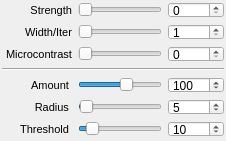
     <widget class="QWidget" name="USMTab">
      <attribute name="title">
       <string extracomment="Tab Title, keep the order please">Grad/USM</string>
      </attribute>
      <layout class="QGridLayout" name="gridLayout_6">
       <property name="leftMargin">
        <number>2</number>
       </property>
       <property name="topMargin">
        <number>2</number>
       </property>
       <property name="rightMargin">
        <number>2</number>
       </property>
       <property name="bottomMargin">
        <number>4</number>
       </property>
       <property name="horizontalSpacing">
        <number>6</number>
       </property>
       <item row="5" column="0">
        <widget class="QLabel" name="bSphWaveletUsmAmount_label">
         <property name="sizePolicy">
          <sizepolicy hsizetype="Fixed" vsizetype="Preferred">
           <horstretch>0</horstretch>
           <verstretch>0</verstretch>
          </sizepolicy>
         </property>
         <property name="minimumSize">
          <size>
           <width>70</width>
           <height>16</height>
          </size>
         </property>
         <property name="maximumSize">
          <size>
           <width>125</width>
           <height>16</height>
          </size>
         </property>
         <property name="font">
          <font>
           <pointsize>8</pointsize>
          </font>
         </property>
         <property name="frameShape">
          <enum>QFrame::NoFrame</enum>
         </property>
         <property name="text">
          <string>Amount </string>
         </property>
         <property name="alignment">
          <set>Qt::AlignRight|Qt::AlignTrailing|Qt::AlignVCenter</set>
         </property>
        </widget>
       </item>
       <item row="5" column="1">
        <widget class="QSlider" name="bSphWaveletUsmAmount_slider">
         <property name="minimum">
          <number>-50</number>
         </property>
         <property name="maximum">
          <number>200</number>
         </property>
         <property name="value">
          <number>100</number>
         </property>
         <property name="orientation">
          <enum>Qt::Horizontal</enum>
         </property>
        </widget>
       </item>
       <item row="6" column="0">
        <widget class="QLabel" name="bSphWaveletUsmRadius_label">
         <property name="sizePolicy">
          <sizepolicy hsizetype="Fixed" vsizetype="Preferred">
           <horstretch>0</horstretch>
           <verstretch>0</verstretch>
          </sizepolicy>
         </property>
         <property name="minimumSize">
          <size>
           <width>70</width>
           <height>16</height>
          </size>
         </property>
         <property name="maximumSize">
          <size>
           <width>125</width>
           <height>16</height>
          </size>
         </property>
         <property name="font">
          <font>
           <pointsize>8</pointsize>
          </font>
         </property>
         <property name="text">
          <string>Radius </string>
         </property>
         <property name="alignment">
          <set>Qt::AlignRight|Qt::AlignTrailing|Qt::AlignVCenter</set>
         </property>
        </widget>
       </item>
       <item row="6" column="1">
        <widget class="QSlider" name="bSphWaveletUsmRadius_slider">
         <property name="minimum">
          <number>0</number>
         </property>
         <property name="maximum">
          <number>250</number>
         </property>
         <property name="value">
          <number>5</number>
         </property>
         <property name="orientation">
          <enum>Qt::Horizontal</enum>
         </property>
        </widget>
       </item>
       <item row="7" column="0">
        <widget class="QLabel" name="bSphWaveletUsmThreshold_label">
         <property name="sizePolicy">
          <sizepolicy hsizetype="Fixed" vsizetype="Preferred">
           <horstretch>0</horstretch>
           <verstretch>0</verstretch>
          </sizepolicy>
         </property>
         <property name="minimumSize">
          <size>
           <width>70</width>
           <height>16</height>
          </size>
         </property>
         <property name="maximumSize">
          <size>
           <width>125</width>
           <height>16</height>
          </size>
         </property>
         <property name="font">
          <font>
           <pointsize>8</pointsize>
          </font>
         </property>
         <property name="text">
          <string>Threshold </string>
         </property>
         <property name="alignment">
          <set>Qt::AlignRight|Qt::AlignTrailing|Qt::AlignVCenter</set>
         </property>
        </widget>
       </item>
       <item row="7" column="1">
        <widget class="QSlider" name="bSphWaveletUsmThreshold_slider">
         <property name="minimum">
          <number>0</number>
         </property>
         <property name="maximum">
          <number>100</number>
         </property>
         <property name="value">
          <number>10</number>
         </property>
         <property name="orientation">
          <enum>Qt::Horizontal</enum>
         </property>
        </widget>
       </item>
       <item row="1" column="0">
        <widget class="QLabel" name="bSphWaveletLLStrength_lbl">
         <property name="minimumSize">
          <size>
           <width>70</width>
           <height>16</height>
          </size>
         </property>
         <property name="maximumSize">
          <size>
           <width>125</width>
           <height>16</height>
          </size>
         </property>
         <property name="font">
          <font>
           <pointsize>8</pointsize>
          </font>
         </property>
         <property name="text">
          <string>Strength</string>
         </property>
         <property name="alignment">
          <set>Qt::AlignRight|Qt::AlignTrailing|Qt::AlignVCenter</set>
         </property>
        </widget>
       </item>
       <item row="1" column="1">
        <widget class="QSlider" name="bSphWaveletLLStrength_slider">
         <property name="maximum">
          <number>100</number>
         </property>
         <property name="orientation">
          <enum>Qt::Horizontal</enum>
         </property>
        </widget>
       </item>
       <item row="1" column="2">
        <widget class="QSpinBox" name="bSphWaveletLLStrength_edit">
         <property name="minimumSize">
          <size>
           <width>56</width>
           <height>16</height>
          </size>
         </property>
         <property name="maximumSize">
          <size>
           <width>56</width>
           <height>16</height>
          </size>
         </property>
         <property name="maximum">
          <number>100</number>
         </property>
        </widget>
       </item>
       <item row="2" column="1">
        <widget class="QSlider" name="bSphWaveletLLiter_slider">
         <property name="minimum">
          <number>1</number>
         </property>
         <property name="maximum">
          <number>10</number>
         </property>
         <property name="orientation">
          <enum>Qt::Horizontal</enum>
         </property>
        </widget>
       </item>
       <item row="2" column="0">
        <widget class="QLabel" name="bSphWaveletLLiter_lbl">
         <property name="minimumSize">
          <size>
           <width>70</width>
           <height>16</height>
          </size>
         </property>
         <property name="maximumSize">
          <size>
           <width>125</width>
           <height>16</height>
          </size>
         </property>
         <property name="font">
          <font>
           <pointsize>8</pointsize>
          </font>
         </property>
         <property name="text">
          <string>Width/Iter</string>
         </property>
         <property name="alignment">
          <set>Qt::AlignRight|Qt::AlignTrailing|Qt::AlignVCenter</set>
         </property>
        </widget>
       </item>
       <item row="2" column="2">
        <widget class="QSpinBox" name="bSphWaveletLLiter_edit">
         <property name="minimumSize">
          <size>
           <width>56</width>
           <height>16</height>
          </size>
         </property>
         <property name="maximumSize">
          <size>
           <width>56</width>
           <height>16</height>
          </size>
         </property>
         <property name="minimum">
          <number>1</number>
         </property>
         <property name="maximum">
          <number>10</number>
         </property>
        </widget>
       </item>
       <item row="3" column="1">
        <widget class="QSlider" name="bSphWaveletMCStrength_slider">
         <property name="maximum">
          <number>100</number>
         </property>
         <property name="orientation">
          <enum>Qt::Horizontal</enum>
         </property>
        </widget>
       </item>
       <item row="3" column="0">
        <widget class="QLabel" name="bSphWaveletMCStrength_lbl">
         <property name="minimumSize">
          <size>
           <width>70</width>
           <height>16</height>
          </size>
         </property>
         <property name="maximumSize">
          <size>
           <width>125</width>
           <height>16</height>
          </size>
         </property>
         <property name="font">
          <font>
           <pointsize>8</pointsize>
          </font>
         </property>
         <property name="text">
          <string>Microcontrast</string>
         </property>
         <property name="alignment">
          <set>Qt::AlignRight|Qt::AlignTrailing|Qt::AlignVCenter</set>
         </property>
        </widget>
       </item>
       <item row="3" column="2">
        <widget class="QSpinBox" name="bSphWaveletMCStrength_edit">
         <property name="minimumSize">
          <size>
           <width>56</width>
           <height>16</height>
          </size>
         </property>
         <property name="maximumSize">
          <size>
           <width>56</width>
           <height>16</height>
          </size>
         </property>
         <property name="maximum">
          <number>100</number>
         </property>
        </widget>
       </item>
       <item row="6" column="2">
        <widget class="QSpinBox" name="bSphWaveletUsmRadius_edit">
         <property name="minimumSize">
          <size>
           <width>56</width>
           <height>16</height>
          </size>
         </property>
         <property name="maximumSize">
          <size>
           <width>56</width>
           <height>16</height>
          </size>
         </property>
         <property name="minimum">
          <number>0</number>
         </property>
         <property name="maximum">
          <number>250</number>
         </property>
         <property name="singleStep">
          <number>1</number>
         </property>
         <property name="value">
          <number>5</number>
         </property>
        </widget>
       </item>
       <item row="7" column="2">
        <widget class="QSpinBox" name="bSphWaveletUsmThreshold_edit">
         <property name="minimumSize">
          <size>
           <width>56</width>
           <height>16</height>
          </size>
         </property>
         <property name="maximumSize">
          <size>
           <width>56</width>
           <height>16</height>
          </size>
         </property>
         <property name="minimum">
          <number>0</number>
         </property>
         <property name="maximum">
          <number>100</number>
         </property>
         <property name="singleStep">
          <number>1</number>
         </property>
         <property name="value">
          <number>10</number>
         </property>
        </widget>
       </item>
       <item row="5" column="2">
        <widget class="QSpinBox" name="bSphWaveletUsmAmount_edit">
         <property name="minimumSize">
          <size>
           <width>56</width>
           <height>16</height>
          </size>
         </property>
         <property name="maximumSize">
          <size>
           <width>56</width>
           <height>16</height>
          </size>
         </property>
         <property name="minimum">
          <number>-50</number>
         </property>
         <property name="maximum">
          <number>200</number>
         </property>
         <property name="singleStep">
          <number>1</number>
         </property>
         <property name="value">
          <number>100</number>
         </property>
        </widget>
       </item>
       <item row="4" column="0" colspan="3">
        <widget class="Line" name="line">
         <property name="orientation">
          <enum>Qt::Horizontal</enum>
         </property>
        </widget>
       </item>
      </layout>
     </widget>
